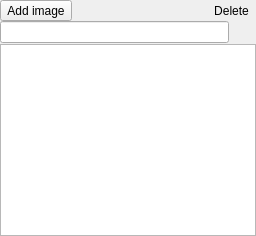
       <widget class="QWidget" name="pgImages">
        <layout class="QVBoxLayout" name="verticalLayout_4">
         <property name="spacing">
          <number>0</number>
         </property>
         <property name="margin">
          <number>0</number>
         </property>
         <item>
          <widget class="QWidget" name="AddRemove" native="true">
           <property name="sizePolicy">
            <sizepolicy hsizetype="Expanding" vsizetype="Fixed">
             <horstretch>0</horstretch>
             <verstretch>0</verstretch>
            </sizepolicy>
           </property>
           <layout class="QVBoxLayout" name="verticalLayout_3">
            <property name="spacing">
             <number>0</number>
            </property>
            <property name="margin">
             <number>0</number>
            </property>
            <item>
             <layout class="QHBoxLayout" name="horizontalLayout_2">
              <property name="spacing">
               <number>1</number>
              </property>
              <item>
               <widget class="QToolButton" name="addImage">
                <property name="text">
                 <string>Add image</string>
                </property>
                <property name="icon">
                 <iconset resource="../sharedcode/resources.qrc">
                  <normaloff>:/resources/RES/ffficons/add.png</normaloff>:/resources/RES/ffficons/add.png</iconset>
                </property>
                <property name="toolButtonStyle">
                 <enum>Qt::ToolButtonTextBesideIcon</enum>
                </property>
               </widget>
              </item>
              <item>
               <spacer name="horizontalSpacer">
                <property name="orientation">
                 <enum>Qt::Horizontal</enum>
                </property>
                <property name="sizeHint" stdset="0">
                 <size>
                  <width>40</width>
                  <height>20</height>
                 </size>
                </property>
               </spacer>
              </item>
              <item>
               <widget class="QToolButton" name="delImage">
                <property name="text">
                 <string>Delete</string>
                </property>
                <property name="icon">
                 <iconset resource="../sharedcode/resources.qrc">
                  <normaloff>:/resources/RES/ffficons/delete.png</normaloff>:/resources/RES/ffficons/delete.png</iconset>
                </property>
                <property name="autoRaise">
                 <bool>true</bool>
                </property>
               </widget>
              </item>
             </layout>
            </item>
           </layout>
          </widget>
         </item>
         <item>
          <layout class="QHBoxLayout" name="searchboxLayout">
           <property name="spacing">
            <number>3</number>
           </property>
           <item>
            <widget class="QLineEdit" name="searchbox"/>
           </item>
           <item>
            <widget class="QToolButton" name="searchboxClear">
             <property name="text">
              <string/>
             </property>
             <property name="icon">
              <iconset resource="../sharedcode/resources.qrc">
               <normaloff>:/resources/RES/clear_left.png</normaloff>:/resources/RES/clear_left.png</iconset>
             </property>
             <property name="autoRaise">
              <bool>true</bool>
             </property>
            </widget>
           </item>
          </layout>
         </item>
         <item>
          <widget class="QListWidget" name="imageListWidget"/>
         </item>
        </layout>
       </widget>
